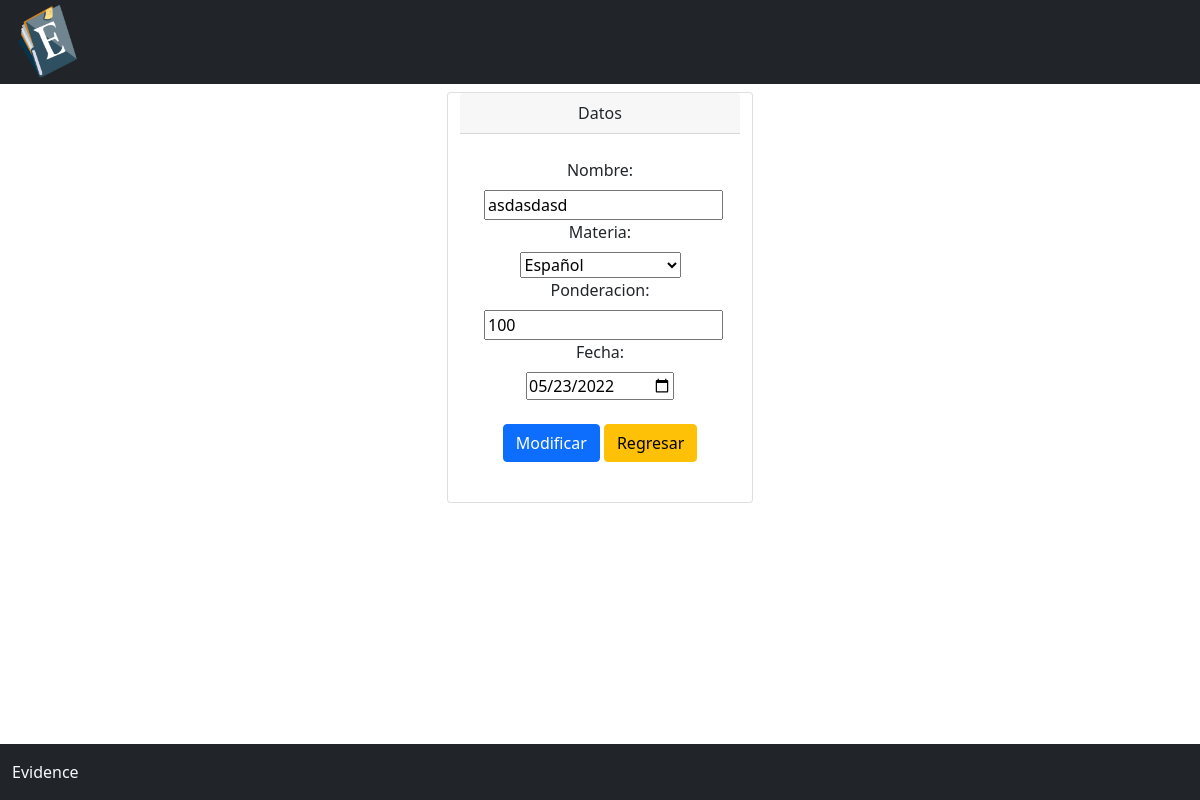
Screenshot of /modificar_trabajo.php?ID=1 with the database file from the repository.
### tables this page shows
CREATE TABLE `trabajo` (
  `idTrabajo` int(11) NOT NULL,
  `materia_ID_materia` int(11) NOT NULL,
  `Nom_trabajo` varchar(45) DEFAULT NULL,
  `Ponderacion` int(11) DEFAULT NULL,
  `Fecha` date NOT NULL
);

### modificar_trabajo.php (the view, shortened to what this page needs)
<html>
<head>
    <?php
    include 'header.php';
    include 'footer.php';
    $id=$_GET["ID"];
    $conexion=mysqli_connect("localhost","root","","school");
    $query="SELECT * FROM trabajo WHERE idTrabajo=$id";
    $res=mysqli_query($conexion,$query);
    $values=mysqli_fetch_array($res);
    ?>
</head>
<body>
    <div class="row d-flex justify-content-center" align="center">
        <div class="p-1"></div>
        <div class="card col-sm-3">
            <div class="card-header">
                Datos
            </div>
            <form class="p-4" method="get" action="modificacion_trabajo.php">
                <div>
                    <label class="form-label">Nombre: </label><br>
                    <input type="text" value="<?php echo $values['Nom_trabajo']?>" name="nombre"><br>
                </div>
                <div>
                    <label class="form-label">Materia: </label><br>
                    <select name="materia">
                        <option value="0">Español</option>
                    </select><br>
                </div>
                <div>
                    <label class="form-label">Ponderacion: </label><br>
                    <input type="text" value="<?php echo $values['Ponderacion']?>" name="ponderacion"><br>
                </div>
                <div>
                    <label class="form-label">Fecha: </label><br>
                    <input type="date" value="<?php echo $values['Fecha']?>" name="fecha"><br>
                </div>
                <br>
                <div>
                    <input type="submit" value="Modificar" class="btn btn-primary">
                    <a href="mostrar_trabajos.php"><input type="button" value="Regresar" class="btn btn-warning"></a>
                </div>
            </form>
        </div>
    </div>
</body>
</html>

### rows the page displays
trabajo: nombre "asdasdasd", ponderacion "100", fecha "05/23/2022"
